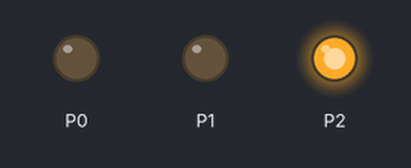
Recording of a program running on a simulated BBC micro:bit running MicroPython. Shown: output pins drawn as LEDs (lit = HIGH).

Above: at 0.2 s.
At 1.2 s:
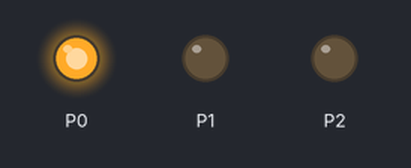
At 1.7 s:
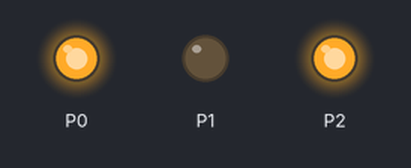
At 3.2 s:
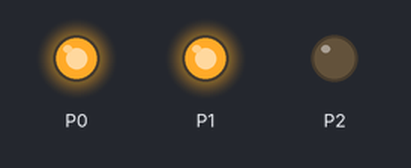
At 5.7 s:
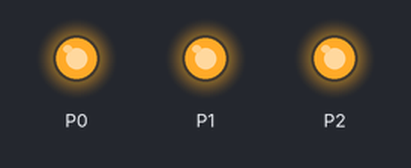
At 7.7 s:
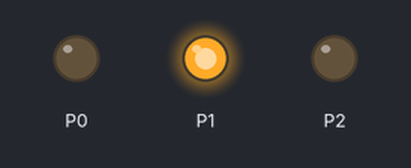
Timing chart, 0 to 8.1 s (numbered marks = the images above):
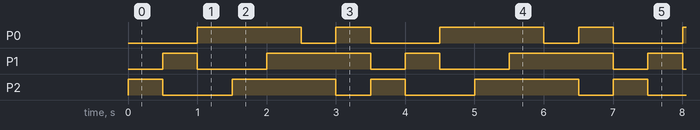

The program:

December02.py
```python
# December 2 2018
from microbit import *

sleep_time = 500

def set_colour(red, green, blue):
    pin0.write_digital(red)
    pin1.write_digital(green)
    pin2.write_digital(blue)
    sleep(sleep_time)

while True:
    set_colour(0, 0, 1)
    set_colour(0, 1, 0)
    set_colour(1, 0, 0)
    set_colour(1, 0, 1)
    set_colour(1, 1, 1)
    set_colour(0, 1, 1)
    set_colour(1, 1, 0)
```

Measured:
- by itself, P0: repeats every 3.5 s: LOW 0.50 s, HIGH 0.50 s, LOW 1.0 s, HIGH 1.5 s
- by itself, P1, P2: repeats every 3.5 s: LOW 1.0 s, HIGH 1.5 s, LOW 0.50 s, HIGH 0.50 s
- by itself, everything shown: repeats every 3.5 s, in 7 steps
